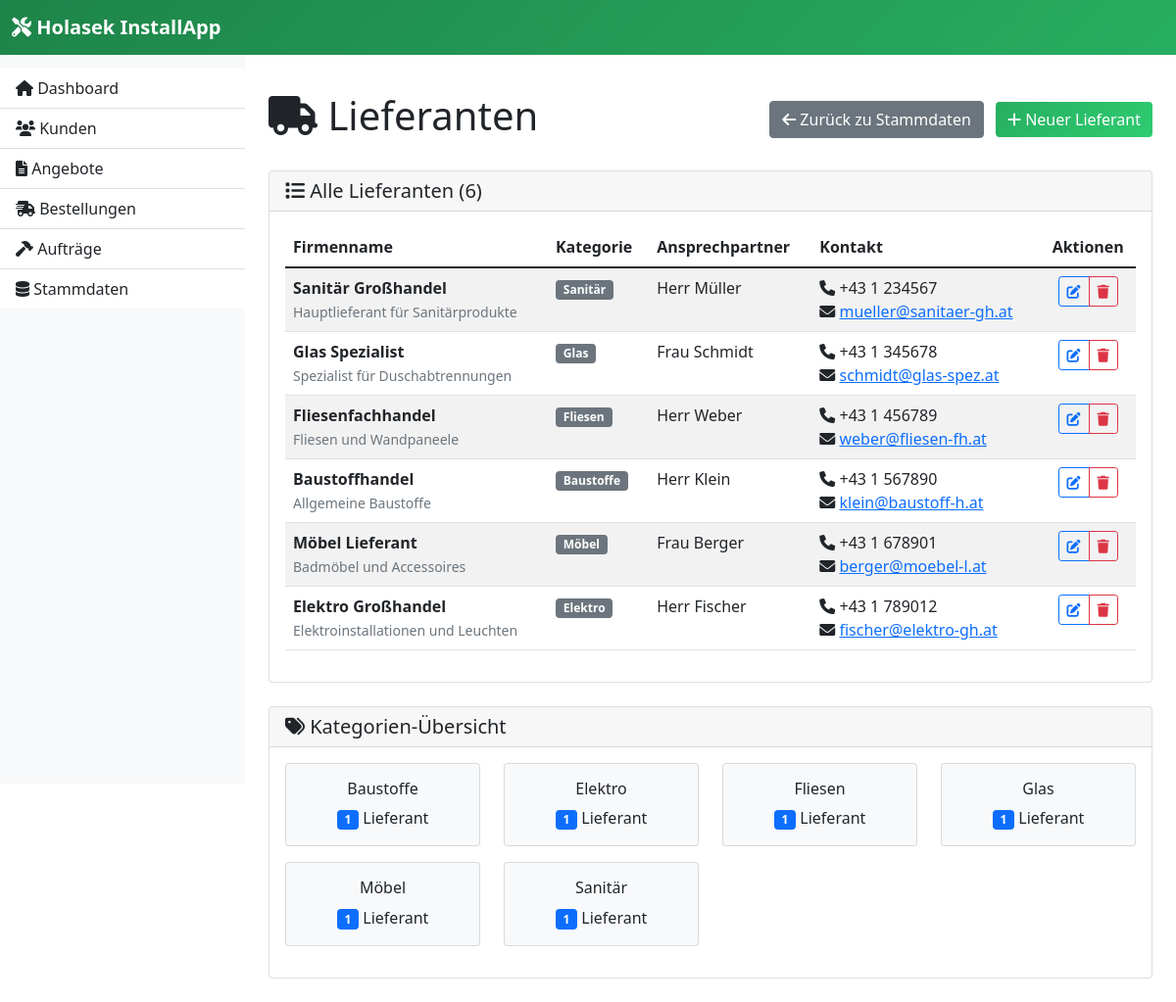
The app's page /suppliers with its own data.
### models.py (models this page shows, shortened)
class Supplier(db.Model):
    id = db.Column(db.Integer, primary_key=True)
    name = db.Column(db.String(200), nullable=False)
    category = db.Column(db.String(100))
    contact_person = db.Column(db.String(100))
    phone = db.Column(db.String(50))
    email = db.Column(db.String(120))
    address = db.Column(db.Text)
    notes = db.Column(db.Text)

### app.py (the view)
    @app.route('/suppliers')
    def suppliers():
        suppliers = Supplier.query.all()
        return render_template('suppliers.html', suppliers=suppliers)

### app.py (called while the page is built)
def create_app():
    app = Flask(__name__)
    app.config.from_object(Config)
    db.init_app(app)
    app.config['UPLOAD_FOLDER'] = os.path.join(app.root_path, 'static', 'uploads')
    app.config['MAX_CONTENT_LENGTH'] = 16 * 1024 * 1024  # 16MB max file size
    os.makedirs(app.config['UPLOAD_FOLDER'], exist_ok=True)
    @app.template_filter('from_json')
    def from_json_filter(value):
        """Konvertiert JSON-String zu Python-Objekt"""
        if not value:
            return []
        try:
            return json.loads(value)
        except (json.JSONDecodeError, TypeError):
            return []
    @app.context_processor
    def inject_global_vars():
        return {
            'get_default_hourly_rate': get_default_hourly_rate
        }
    register_routes(app)
    return app

### templates/suppliers.html (shortened to what this page needs)
{% extends "base.html" %}
{% block content %}
<div class="row">
    <div class="col-md-12">
        <div class="d-flex justify-content-between align-items-center">
            <h1><i class="fas fa-truck"></i> Lieferanten</h1>
            <div>
                <a href="{{ url_for('stammdaten') }}" class="btn btn-secondary me-2">
                    <i class="fas fa-arrow-left"></i> Zurück zu Stammdaten
                </a>
                <a href="{{ url_for('new_supplier') }}" class="btn btn-primary">
                    <i class="fas fa-plus"></i> Neuer Lieferant
                </a>
            </div>
        </div>
    </div>
</div>
{% if suppliers %}
<div class="row mt-4">
    <div class="col-md-12">
        <div class="card">
            <div class="card-header">
                <h5 class="card-title mb-0">
                    <i class="fas fa-list"></i> Alle Lieferanten ({{ suppliers|length }})
                </h5>
            </div>
            <div class="card-body">
                <div class="table-responsive">
                    <table class="table table-striped table-hover">
                        <thead>
                            <tr>
                                <th>Firmenname</th>
                                <th>Kategorie</th>
                                <th>Ansprechpartner</th>
                                <th>Kontakt</th>
                                <th class="text-center">Aktionen</th>
                            </tr>
                        </thead>
                        <tbody>
                            {% for supplier in suppliers %}
                            <tr>
                                <td>
                                    <strong>{{ supplier.name }}</strong>
                                    {% if supplier.notes %}
                                        <br><small class="text-muted">{{ supplier.notes[:50] }}{% if supplier.notes|length > 50 %}...{% endif %}</small>
                                    {% endif %}
                                </td>
                                <td>
                                    {% if supplier.category %}
                                        <span class="badge bg-secondary">{{ supplier.category }}</span>
                                    {% else %}
                                        <span class="text-muted">-</span>
                                    {% endif %}
                                </td>
                                <td>
                                    {% if supplier.contact_person %}
                                        {{ supplier.contact_person }}
                                    {% else %}
                                        <span class="text-muted">-</span>
                                    {% endif %}
                                </td>
                                <td>
                                    {% if supplier.phone %}
                                        <i class="fas fa-phone"></i> {{ supplier.phone }}<br>
                                    {% endif %}
                                    {% if supplier.email %}
                                        <i class="fas fa-envelope"></i> <a href="mailto:{{ supplier.email }}">{{ supplier.email }}</a>
                                    {% endif %}
                                </td>
                                <td class="text-center">
                                    <div class="btn-group" role="group">
                                        <a href="{{ url_for('edit_supplier', id=supplier.id) }}"
                                           class="btn btn-sm btn-outline-primary"
                                           title="Bearbeiten">
                                            <i class="fas fa-edit"></i>
                                        </a>
                                        <a href="{{ url_for('delete_supplier', id=supplier.id) }}"
                                           class="btn btn-sm btn-outline-danger"
                                           title="Löschen"
                                           onclick="return confirm('Sind Sie sicher, dass Sie diesen Lieferanten löschen möchten?')">
                                            <i class="fas fa-trash"></i>
                                        </a>
                                    </div>
                                </td>
                            </tr>
                            {% endfor %}
                        </tbody>
                    </table>
                </div>
            </div>
        </div>
    </div>
</div>
{% endif %}
{% if suppliers %}
<div class="row mt-4">
    <div class="col-md-12">
        <div class="card">
            <div class="card-header">
                <h5 class="card-title mb-0">
                    <i class="fas fa-tags"></i> Kategorien-Übersicht
                </h5>
            </div>
            <div class="card-body">
                {% set categories = suppliers|groupby('category') %}
                <div class="row">
                    {% for category, supplier_list in categories %}
                    <div class="col-md-3 mb-3">
                        <div class="card bg-light">
                            <div class="card-body text-center">
                                <h6 class="card-title">
                                    {% if category %}
                                        {{ category }}
                                    {% else %}
                                        Ohne Kategorie
                                    {% endif %}
                                </h6>
                                <p class="card-text">
                                    <span class="badge bg-primary">{{ supplier_list|list|length }}</span>
                                    Lieferant{{ 'en' if supplier_list|list|length != 1 else '' }}
                                </p>
                            </div>
                        </div>
                    </div>
                    {% endfor %}
                </div>
            </div>
        </div>
    </div>
</div>
{% endif %}
{% endblock %}

### templates/base.html (style rules this page uses)
.btn-primary { background: linear-gradient(135deg, #27ae60 0%, #2ecc71 100%); border: none; }

### records on screen
Supplier: name "Sanitär Großhandel", notes "Hauptlieferant für Sanitärprodukte", category "Sanitär", contact_person "Herr Müller", phone "+43 1 234567", email "mueller@sanitaer-gh.at", supplier_list "1"
Supplier: name "Glas Spezialist", notes "Spezialist für Duschabtrennungen", category "Glas", contact_person "Frau Schmidt", phone "+43 1 345678", email "schmidt@glas-spez.at", supplier_list "1"
Supplier: name "Fliesenfachhandel", notes "Fliesen und Wandpaneele", category "Fliesen", contact_person "Herr Weber", phone "+43 1 456789", email "weber@fliesen-fh.at", supplier_list "1"
Supplier: name "Baustoffhandel", notes "Allgemeine Baustoffe", category "Baustoffe", contact_person "Herr Klein", phone "+43 1 567890", email "klein@baustoff-h.at", supplier_list "1"
Supplier: name "Möbel Lieferant", notes "Badmöbel und Accessoires", category "Möbel", contact_person "Frau Berger", phone "+43 1 678901", email "berger@moebel-l.at", supplier_list "1"
Supplier: name "Elektro Großhandel", notes "Elektroinstallationen und Leuchten", category "Elektro", contact_person "Herr Fischer", phone "+43 1 789012", email "fischer@elektro-gh.at", supplier_list "1"

### other values on screen
{{ suppliers|length }} "6"
